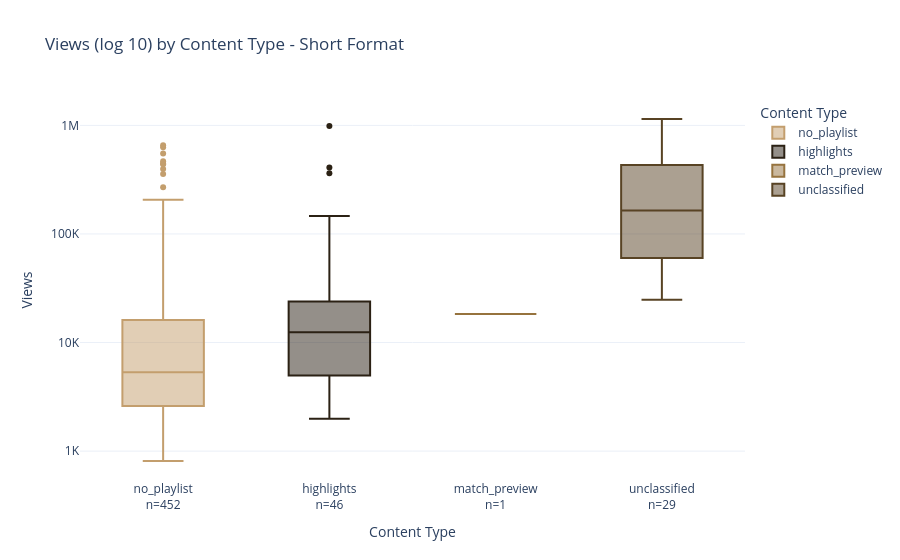

The cell this chart's notebook holds for it:
### Code cell
order = shorts_df.groupby('content_type')['view_count'].median().sort_values().index.tolist()
n = shorts_df['content_type'].value_counts()

fig = px.box(
    shorts_df, x='content_type', y='log10_views',
    color='content_type',
    category_orders={'content_type': order},
    title='Views (log 10) by Content Type - Short Format',
    labels={'content_type': 'Content Type', 'log10_views': "Views"}
    )

fig.update_xaxes(
    tickvals=order,
    ticktext=[f'{f}<br>n={n[f]}' for f in order])

fig.update_yaxes(
    tickvals=[2, 3, 4, 5, 6],
    ticktext=['100', '1K', '10K', '100K', '1M'])

fig.show()

### Figure 1 — Plotly figure (JSON) as saved in the notebook; plotly's stock layout.template omitted (floating-point values rounded to 4 significant figures; data arrays with more than 128 entries replaced by an {"elided": "..."} marker saying what was removed)
{"data": [{"alignmentgroup": "True", "hovertemplate": "Content Type=%{x}<br>Views=%{y}<extra></extra>", "legendgroup": "no_playlist", "marker": {"color": "#C39E6D"}, "name": "no_playlist", "notched": false, "offsetgroup": "no_playlist", "orientation": "v", "showlegend": true, "type": "box", "x": {"elided": "452 str values"}, "x0": " ", "xaxis": "x", "y": {"elided": "452 float values"}, "y0": " ", "yaxis": "y"}, {"alignmentgroup": "True", "hovertemplate": "Content Type=%{x}<br>Views=%{y}<extra></extra>", "legendgroup": "highlights", "marker": {"color": "#2B2114"}, "name": "highlights", "notched": false, "offsetgroup": "highlights", "orientation": "v", "showlegend": true, "type": "box", "x": ["highlights", "highlights", "highlights", "highlights", "highlights", "highlights", "highlights", "highlights", "highlights", "highlights", "highlights", "highlights", "highlights", "highlights", "highlights", "highlights", "highlights", "highlights", "highlights", "highlights", "highlights", "highlights", "highlights", "highlights", "highlights", "highlights", "highlights", "highlights", "highlights", "highlights", "highlights", "highlights", "highlights", "highlights", "highlights", "highlights", "highlights", "highlights", "highlights", "highlights", "highlights", "highlights", "highlights", "highlights", "highlights", "highlights"], "x0": " ", "xaxis": "x", "y": [3.631, 4.206, 4.114, 4.378, 4.819, 4.389, 5.011, 4.11, 4.998, 4.014, 4.329, 4.108, 4.253, 4.584, 4.486, 4.363, 4.393, 4.273, 4.239, 4.181, 3.952, 4.154, 5.995, 5.612, 5.56, 5.165, 3.911, 3.909, 3.552, 3.668, 3.955, 3.94, 4.05, 3.463, 3.299, 3.836, 3.438, 3.409, 3.408, 4.047, 3.561, 3.697, 4.082, 3.798, 3.376, 3.383], "y0": " ", "yaxis": "y"}, {"alignmentgroup": "True", "hovertemplate": "Content Type=%{x}<br>Views=%{y}<extra></extra>", "legendgroup": "match_preview", "marker": {"color": "#96733E"}, "name": "match_preview", "notched": false, "offsetgroup": "match_preview", "orientation": "v", "showlegend": true, "type": "box", "x": ["match_preview"], "x0": " ", "xaxis": "x", "y": [4.263], "y0": " ", "yaxis": "y"}, {"alignmentgroup": "True", "hovertemplate": "Content Type=%{x}<br>Views=%{y}<extra></extra>", "legendgroup": "unclassified", "marker": {"color": "#584324"}, "name": "unclassified", "notched": false, "offsetgroup": "unclassified", "orientation": "v", "showlegend": true, "type": "box", "x": ["unclassified", "unclassified", "unclassified", "unclassified", "unclassified", "unclassified", "unclassified", "unclassified", "unclassified", "unclassified", "unclassified", "unclassified", "unclassified", "unclassified", "unclassified", "unclassified", "unclassified", "unclassified", "unclassified", "unclassified", "unclassified", "unclassified", "unclassified", "unclassified", "unclassified", "unclassified", "unclassified", "unclassified", "unclassified"], "x0": " ", "xaxis": "x", "y": [5.31, 4.617, 4.802, 4.719, 5.847, 5.662, 4.529, 5.208, 4.794, 4.729, 5.654, 5.036, 4.569, 4.395, 4.977, 5.883, 5.279, 5.438, 6.018, 6.059, 4.695, 5.651, 5.631, 4.85, 5.331, 5.423, 5.215, 5.53, 5.12], "y0": " ", "yaxis": "y"}], "layout": {"boxmode": "overlay", "legend": {"title": {"text": "Content Type"}, "tracegroupgap": 0}, "title": {"text": "Views (log 10) by Content Type - Short Format"}, "xaxis": {"anchor": "y", "categoryarray": ["no_playlist", "highlights", "match_preview", "unclassified"], "categoryorder": "array", "domain": [0, 1], "ticktext": ["no_playlist<br>n=452", "highlights<br>n=46", "match_preview<br>n=1", "unclassified<br>n=29"], "tickvals": ["no_playlist", "highlights", "match_preview", "unclassified"], "title": {"text": "Content Type"}}, "yaxis": {"anchor": "x", "domain": [0, 1], "ticktext": ["100", "1K", "10K", "100K", "1M"], "tickvals": [2, 3, 4, 5, 6], "title": {"text": "Views"}}}}
